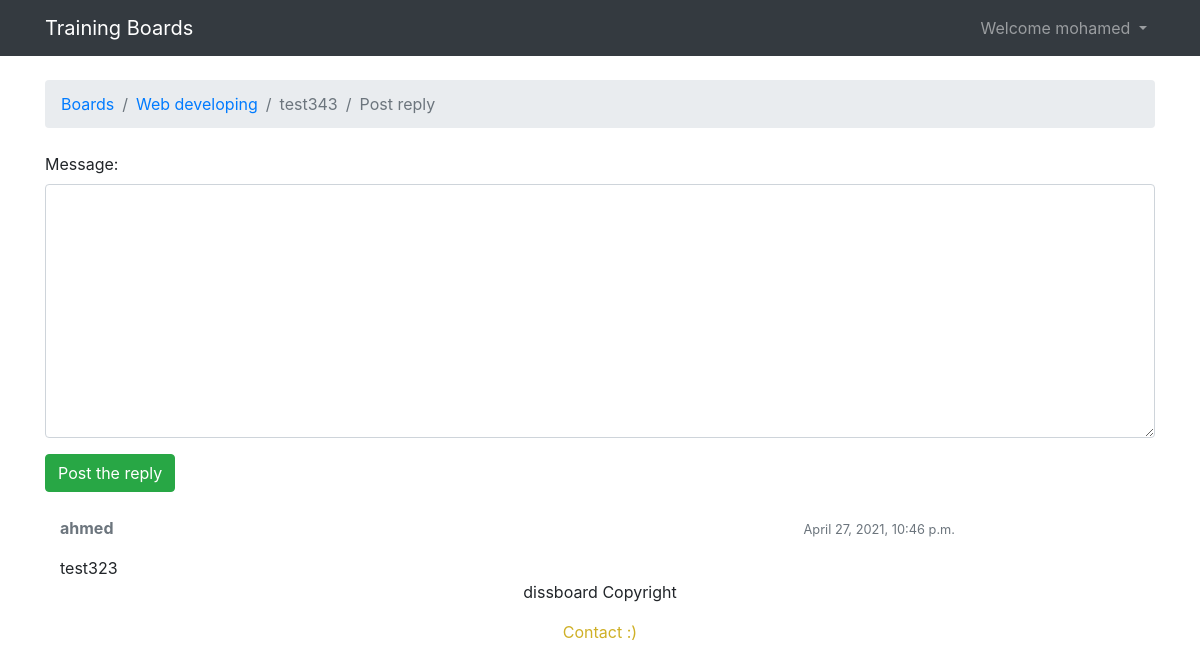
The page /boards/1/topics/23/reply/ (signed in) on the database its author committed.
### boards/models.py (models this page shows, shortened)
class Topic(models.Model):
    subject = models.CharField(max_length=255)
    board = models.ForeignKey(Board, related_name= 'topics', on_delete=models.CASCADE)
    created_by = models.ForeignKey(User, related_name= 'topics', on_delete=models.CASCADE)
    created_dt = models.DateTimeField(auto_now_add=True)
    views = models.PositiveIntegerField(default=0)
    updated_by = models.ForeignKey(User, null=True, related_name='+', on_delete=models.CASCADE)
    updated_dt = models.DateTimeField(null=True)

class Board(models.Model):
    name = models.CharField(unique=True, max_length=50)
    description = models.CharField(max_length=150)

class Post(models.Model):
    message = RichTextUploadingField()
    topic = models.ForeignKey(Topic, related_name= 'posts', on_delete=models.CASCADE)
    created_by = models.ForeignKey(User, related_name= 'posts', on_delete=models.CASCADE)
    created_dt = models.DateTimeField(auto_now_add=True)
    updated_by = models.ForeignKey(User, null=True, related_name='+', on_delete=models.CASCADE)
    updated_dt = models.DateTimeField(null=True)

### boards/views.py (the view)
# urls.py: path('boards/<int:board_id>/topics/<int:topic_id>/reply/', views.reply_topic, name='reply_topic'),
@login_required
def reply_topic(request, board_id,topic_id):
    topic = get_object_or_404(Topic,board__pk=board_id,pk=topic_id)
    if request.method == "POST":
        form =PostForm(request.POST)
        if form.is_valid():
            post = form.save(commit=False)
            post.topic = topic
            post.created_by = request.user
            post.save()
            topic.updated_by = request.user
            topic.updated_dt = timezone.now()
            topic.save()
            return redirect('topic_posts',board_id=board_id, topic_id = topic_id)
    else:
        form = PostForm()
    return render(request,'reply_topic.html',{'topic':topic,'form':form})

### boards/forms.py
class PostForm (forms.ModelForm):
    class Meta:
        model = Post
        fields = ["message"]

### templates/reply_topic.html (shortened to what this page needs)
{% extends 'base.html' %}
{% load static %}
{% block  breadcrumb %}
               <li class="breadcrumb-item"><a href="{% url 'home' %}"> Boards</a></li>
               <li class="breadcrumb-item"><a href="{% url 'board_topics' topic.board.pk %}">{{topic.board.name}}</a></li>
               <li class="breadcrumb-item active">{{topic.subject}}</li>
               <li class="breadcrumb-item active">Post reply</li>
 {% endblock breadcrumb %}
{% block content %}
<form method="post" class="mb-4" enctype="multipart/form-data">
  {% include 'includes/form.html' %}
  <button type="submit" class="btn btn-success">Post the reply</button>
</form>
{%for post in topic.posts.all%}
<div class="col-10">
            <div class="row mb-3">
              <div class="col-6">
                <strong class="text-muted">{{ post.created_by.username }}</strong>
              </div>
              <div class="col-6 text-right">
                <small class="text-muted">{{ post.created_dt }}</small>
              </div>
            </div>
            {{ post.message | safe}}
           </div>
{%endfor%}
{% endblock content %}

### templates/base.html (shortened to what this page needs)
{% load static %}<!doctype html>
<html lang="en">
       <head>
              <link rel="stylesheet" href="{% static 'css/bootstrap.min.css' %}">
       </head>
       <body>
       {%block body%}
<nav class="navbar navbar-expand-sm navbar-dark bg-dark">
  <div class="container">
    <a class="navbar-brand" href="{% url 'home' %}">Training Boards</a>
    <div class="collapse navbar-collapse" id="mainMenu">
      {%if user.is_authenticated%}
      <ul class="navbar-nav ml-auto">
        <li class="nav-item dropdown">
          <a class="nav-link dropdown-toggle" href="#" id="userMenu" data-toggle="dropdown" aria-haspopup="true" aria-expanded="false">
            Welcome {{ user.username }}
          </a>
        </li>
      </ul>
        {%else%}
        <form class="form-inline ml-auto">
        <a href="{%url 'login'%}" class="btn btn-outline-secondary">login</a>
        <a href="{%url 'signup'%}" class="btn btn-primary ml-2">Signup</a>
        </form>
            {%endif%}
    </div>
  </div>
</nav>
         <div class="container">
            <ol class="breadcrumb my-4">
               {% block  breadcrumb %}
               {% endblock breadcrumb %}
            </ol>
            {% block content %}
            {% endblock content %}
         </div>
       {%endblock body%}
    <footer class="container-fluid text-center">
        <p>dissboard Copyright</p>
      <div class="container-fluid text-center">
        <a href="{%url 'contactus'%}" style="color:#cfb027">Contact :)</a>
      </div>
    </footer>
       </body>
</html>

### rows shown on the page
Topic: board.name "Web developing", subject "test343"
Post: created_by.username "ahmed", created_dt "April 27, 2021, 10:46 p.m.", message "test323"

### other values the page prints
{{ user.username }} "mohamed"
{{ field.label_tag }} "Message:"
